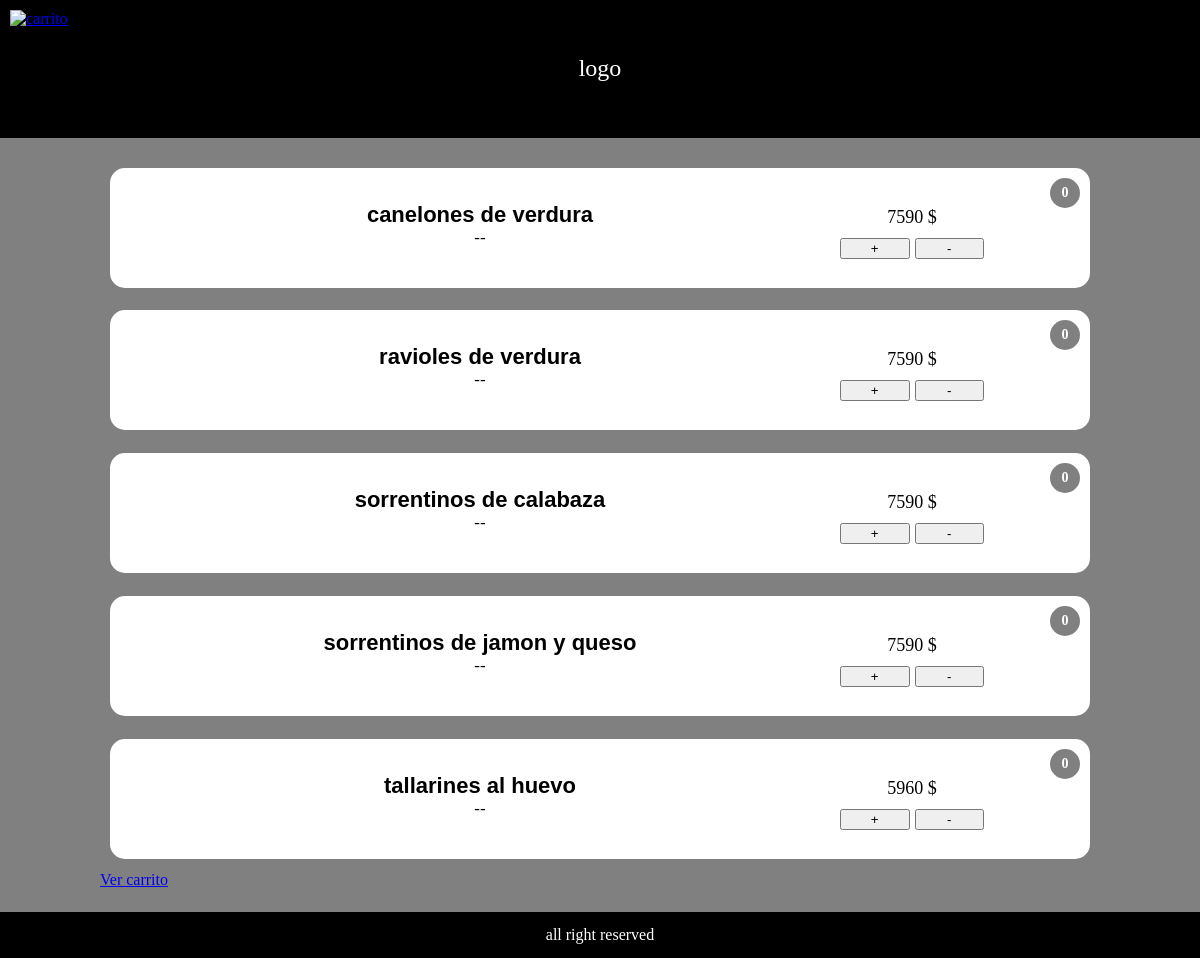
Page /platosespeciales.php on the committed database.
### tables this page shows
CREATE TABLE `platosespeciales` (
  `id` int(100) NOT NULL,
  `producto` varchar(100) NOT NULL,
  `descripcion` varchar(100) NOT NULL,
  `precio` int(100) NOT NULL
);

### platosespeciales.php (the view, shortened to what this page needs)
<?php
include 'conexion.php';
$conn = new mysqli($servername, $username, $password, $dbname);
function obtenerDatos($conn, $tabla, $columnas, $limite = 6, $offset = 0) {
    $columnas_str = implode(", ", $columnas);
    $sql = "SELECT $columnas_str FROM $tabla LIMIT $limite OFFSET $offset";
    $result = $conn->query($sql);
    if ($result->num_rows > 0) {
        $datos = [];
        while ($row = $result->fetch_assoc()) {
            $datos[] = $row;
        }
        return $datos;
    } else {
        return [];
    }
}
$columnas = ['producto', 'descripcion', 'precio'];
$productos = obtenerDatos($conn, "platosespeciales", $columnas, 6);
$carrito = isset($_SESSION['carrito']) ? $_SESSION['carrito'] : [];
?>
<!DOCTYPE html>
<html lang="en">
<head>
    <link rel="stylesheet" href="stylePostre.css">
</head>
<body>
    <a href="#" class="div-carrito-logo" id="carrito-toggle">
        <img src="https://imgs.search.brave.com/YTMltGz-gA7Tl3n8S55llzBxTrU71GXA8kAejh69gcE/rs:fit:860:0:0:0/g:ce/aHR0cHM6Ly9pbWFn/ZXMudmV4ZWxzLmNv/bS9tZWRpYS91c2Vy/cy8zLzIwMDA5Ny9p/c29sYXRlZC9wcmV2/aWV3Lzk0MjgyMDgz/NjI0NmYwOGMyZDZi/ZTIwYTQ1YTg0MTM5/LWljb25vLWRlLWNh/cnJpdG8tZGUtY29t/cHJhcy1jYXJyaXRv/LWRlLWNvbXByYXMu/cG5n" alt="carrito" class="carrito-logo">
    </a>
    <div class="logo">logo</div>
    <div class="contenedor">
        <?php foreach ($productos as $index => $producto): ?>
        <div class="slot">
            <div class="productoDescripcion">
                <p class="producto"><?php echo htmlspecialchars($producto['producto']); ?></p>
                <p class="descripcion"><?php echo htmlspecialchars($producto['descripcion']); ?></p>
            </div>
            <div class="precioBotones">
                <div class="precio"><?php echo $producto['precio']; ?> $</div>
                <div class="botones">
                    <button class="mas" data-nombre="<?php echo htmlspecialchars($producto['producto']); ?>" data-precio="<?php echo $producto['precio']; ?>">+</button>
                    <button class="menos" data-nombre="<?php echo htmlspecialchars($producto['producto']); ?>" data-precio="<?php echo $producto['precio']; ?>">-</button>
                </div>
            </div>
            <div class="contador" data-nombre="<?php echo htmlspecialchars($producto['producto']); ?>">
                <?php echo isset($carrito[$producto['producto']]) ? $carrito[$producto['producto']]['cantidad'] : 0; ?>
            </div>
        </div>
        <?php endforeach; ?>
        <a href="carrito.php">Ver carrito</a>
    </div>
    <div class="p-pie">all right reserved</div>
</body>
</html>

### stylePostre.css (style rules this page uses)
* { margin: 0; padding: 0; }
body { overflow: hidden; }
.logo { width: 100vw; height: 15vh; background-color: black; color: white; text-align: center; line-height: 15vh; font-size: 24px; }
.contenedor { width: 100vw; height: 80vh; background-color: grey; display: grid; justify-content: center; overflow-y: scroll; scrollbar-width: none; padding: 20px 0; }
.slot { position: relative; width: 80vw; height: 100px; background-color: white; margin: 10px; border-radius: 15px; display: grid; grid-template-columns: 75% 15%; align-items: center; padding: 10px; }
.productoDescripcion { display: grid; grid-template-rows: 1fr 1fr; }
.producto { text-align: center; font-size: 22px; font-family: 'Arial Black', 'Arial', sans-serif; font-weight: 700; }
.descripcion { text-align: center; font-size: 17px; }
.precioBotones { display: grid; grid-template-rows: 1fr 1fr; }
.precio { text-align: center; font-size: 18px; margin-top: 10px; }
.botones { margin-top: 10px; display: grid; grid-template-columns: 1fr 1fr; gap: 5px; }
.div-carrito-logo { position: fixed; top: 10px; left: 10px; width: 70px; height: 70px; z-index: 20; transition: transform 0.4s ease-in-out; }
.carrito-logo { width: 100%; height: 100%; }
.p-pie { height: 5vh; background-color: black; color: white; text-align: center; line-height: 5vh; }
.contador { position: absolute; top: 10px; right: 10px; background-color: grey; color: white; border-radius: 50%; width: 30px; height: 30px; display: flex; justify-content: center; align-items: center; font-weight: bold; font-size: 14px; }

### rows in the picture
platosespeciales: producto "canelones de verdura", descripcion "--", precio "7590"
platosespeciales: producto "ravioles de verdura", descripcion "--", precio "7590"
platosespeciales: producto "sorrentinos de calabaza", descripcion "--", precio "7590"
platosespeciales: producto "sorrentinos de jamon y queso", descripcion "--", precio "7590"
platosespeciales: producto "tallarines al huevo", descripcion "--", precio "5960"
